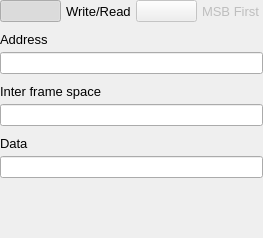
<?xml version="1.0" encoding="UTF-8"?>
<ui version="4.0">
 <class>I2CPatternUI</class>
 <widget class="QWidget" name="I2CPatternUI">
  <property name="geometry">
   <rect>
    <x>0</x>
    <y>0</y>
    <width>263</width>
    <height>238</height>
   </rect>
  </property>
  <property name="sizePolicy">
   <sizepolicy hsizetype="Expanding" vsizetype="Preferred">
    <horstretch>0</horstretch>
    <verstretch>0</verstretch>
   </sizepolicy>
  </property>
  <property name="windowTitle">
   <string>Form</string>
  </property>
  <layout class="QVBoxLayout" name="verticalLayout">
   <property name="spacing">
    <number>10</number>
   </property>
   <property name="leftMargin">
    <number>0</number>
   </property>
   <property name="topMargin">
    <number>0</number>
   </property>
   <property name="rightMargin">
    <number>0</number>
   </property>
   <property name="bottomMargin">
    <number>0</number>
   </property>
   <item>
    <layout class="QHBoxLayout" name="horizontalLayout_3">
     <property name="spacing">
      <number>5</number>
     </property>
     <property name="topMargin">
      <number>0</number>
     </property>
     <item>
      <widget class="adiscope::SmallOnOffSwitch" name="PB_readWrite">
       <property name="text">
        <string/>
       </property>
       <property name="checkable">
        <bool>true</bool>
       </property>
       <property name="checked">
        <bool>true</bool>
       </property>
      </widget>
     </item>
     <item>
      <widget class="QLabel" name="label_4">
       <property name="styleSheet">
        <string notr="true">font-size: 13px;</string>
       </property>
       <property name="text">
        <string>Write/Read</string>
       </property>
      </widget>
     </item>
     <item>
      <widget class="adiscope::SmallOnOffSwitch" name="PB_MSB">
       <property name="enabled">
        <bool>false</bool>
       </property>
       <property name="text">
        <string/>
       </property>
       <property name="checkable">
        <bool>true</bool>
       </property>
      </widget>
     </item>
     <item>
      <widget class="QLabel" name="label_8">
       <property name="enabled">
        <bool>false</bool>
       </property>
       <property name="styleSheet">
        <string notr="true">font-size: 13px;</string>
       </property>
       <property name="text">
        <string>MSB First</string>
       </property>
      </widget>
     </item>
    </layout>
   </item>
   <item>
    <layout class="QVBoxLayout" name="verticalLayout_2">
     <property name="spacing">
      <number>5</number>
     </property>
     <property name="topMargin">
      <number>0</number>
     </property>
     <item>
      <widget class="QLabel" name="label">
       <property name="styleSheet">
        <string notr="true">font-size: 13px;</string>
       </property>
       <property name="text">
        <string>Address</string>
       </property>
      </widget>
     </item>
     <item>
      <widget class="QLineEdit" name="LE_address"/>
     </item>
    </layout>
   </item>
   <item>
    <layout class="QVBoxLayout" name="verticalLayout_3">
     <property name="spacing">
      <number>5</number>
     </property>
     <property name="topMargin">
      <number>0</number>
     </property>
     <item>
      <widget class="QLabel" name="label_5">
       <property name="styleSheet">
        <string notr="true">font-size: 13px;</string>
       </property>
       <property name="text">
        <string>Inter frame space</string>
       </property>
      </widget>
     </item>
     <item>
      <widget class="QLineEdit" name="LE_IFS"/>
     </item>
    </layout>
   </item>
   <item>
    <layout class="QVBoxLayout" name="verticalLayout_4">
     <property name="spacing">
      <number>5</number>
     </property>
     <property name="topMargin">
      <number>0</number>
     </property>
     <item>
      <widget class="QLabel" name="label_2">
       <property name="styleSheet">
        <string notr="true">font-size: 13px;</string>
       </property>
       <property name="text">
        <string>Data</string>
       </property>
      </widget>
     </item>
     <item>
      <widget class="QLineEdit" name="LE_toSend"/>
     </item>
    </layout>
   </item>
   <item>
    <spacer name="verticalSpacer">
     <property name="orientation">
      <enum>Qt::Vertical</enum>
     </property>
     <property name="sizeHint" stdset="0">
      <size>
       <width>20</width>
       <height>40</height>
      </size>
     </property>
    </spacer>
   </item>
  </layout>
 </widget>
 <customwidgets>
  <customwidget>
   <class>adiscope::SmallOnOffSwitch</class>
   <extends>QPushButton</extends>
   <header>smallOnOffSwitch.hpp</header>
  </customwidget>
 </customwidgets>
 <resources/>
 <connections/>
</ui>
